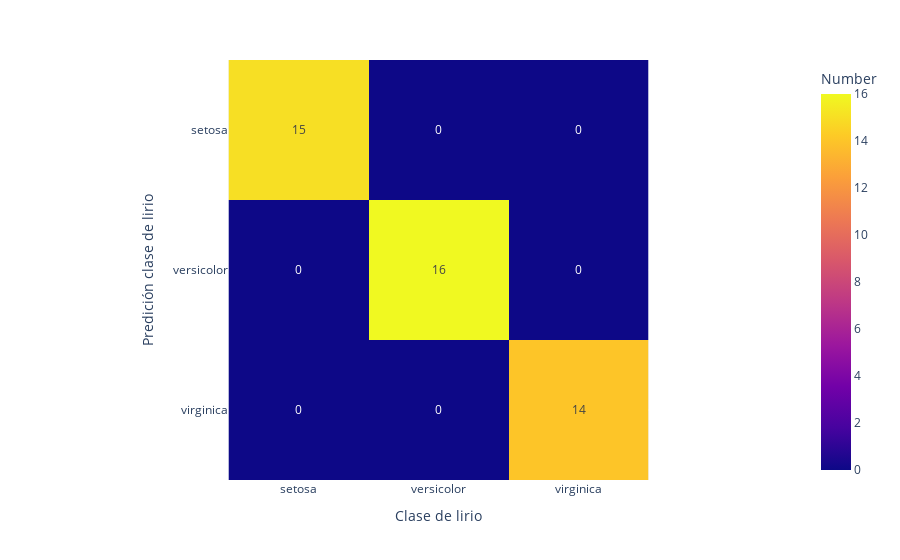

Notebook cell for this chart:
### Code cell
cm = confusion_matrix(y_test, Y_pred)

df = px.data.medals_wide(indexed=True)
fig = px.imshow(cm, text_auto=True,  labels=dict(x="Clase de lirio", y="Predición clase de lirio", color="Number"),
               x = ['setosa', 'versicolor', 'virginica'], y = ['setosa', 'versicolor', 'virginica'])
fig.show()

### Figure 1 — Plotly figure (JSON) as saved in the notebook; plotly's stock layout.template omitted (floating-point values rounded to 4 significant figures)
{"data": [{"coloraxis": "coloraxis", "hovertemplate": "Clase de lirio: %{x}<br>Predición clase de lirio: %{y}<br>Number: %{z}<extra></extra>", "name": "0", "texttemplate": "%{z}", "type": "heatmap", "x": ["setosa", "versicolor", "virginica"], "xaxis": "x", "y": ["setosa", "versicolor", "virginica"], "yaxis": "y", "z": [[15, 0, 0], [0, 16, 0], [0, 0, 14]]}], "layout": {"coloraxis": {"colorbar": {"title": {"text": "Number"}}, "colorscale": [[0, "#0d0887"], [0.1111, "#46039f"], [0.2222, "#7201a8"], [0.3333, "#9c179e"], [0.4444, "#bd3786"], [0.5556, "#d8576b"], [0.6667, "#ed7953"], [0.7778, "#fb9f3a"], [0.8889, "#fdca26"], [1, "#f0f921"]]}, "margin": {"t": 60}, "xaxis": {"anchor": "y", "constrain": "domain", "domain": [0, 1], "scaleanchor": "y", "title": {"text": "Clase de lirio"}}, "yaxis": {"anchor": "x", "autorange": "reversed", "constrain": "domain", "domain": [0, 1], "title": {"text": "Predición clase de lirio"}}}}
